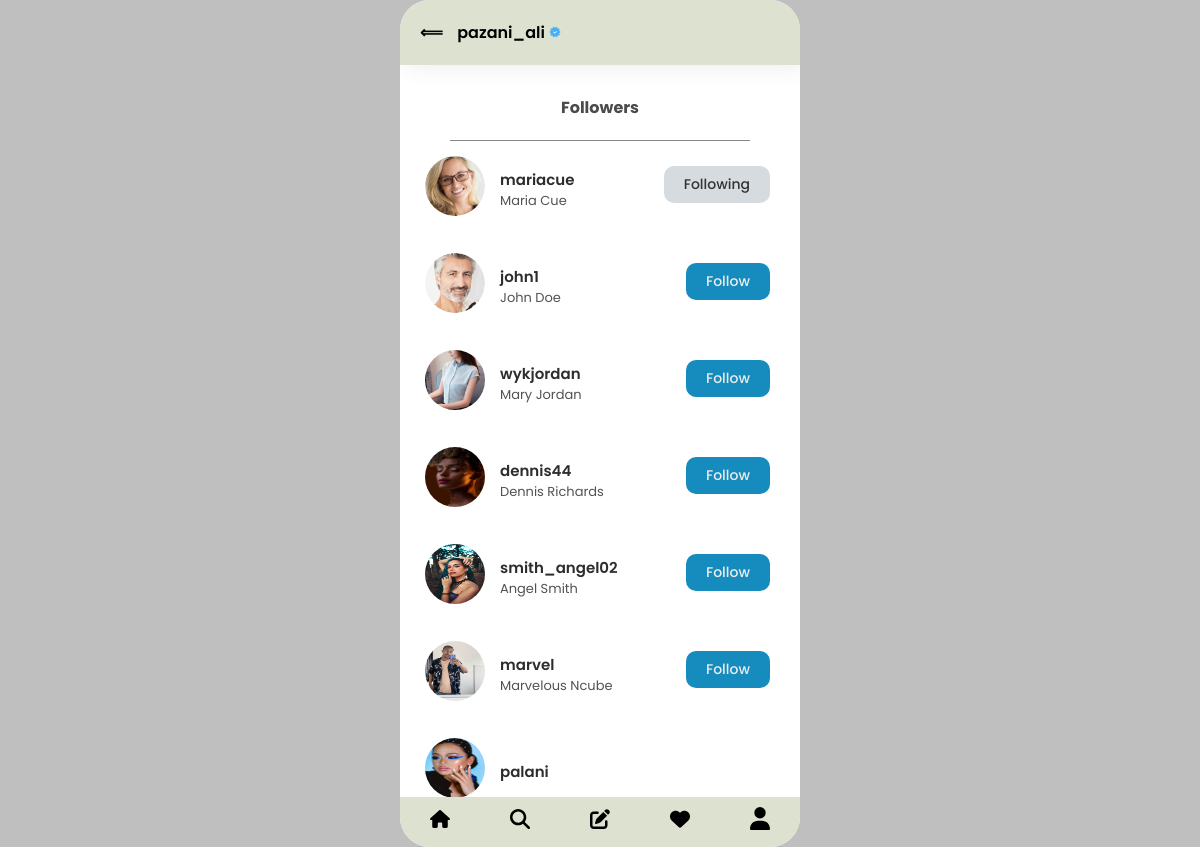
Page /viewfollowers/6 (signed in) on the earlier database version.
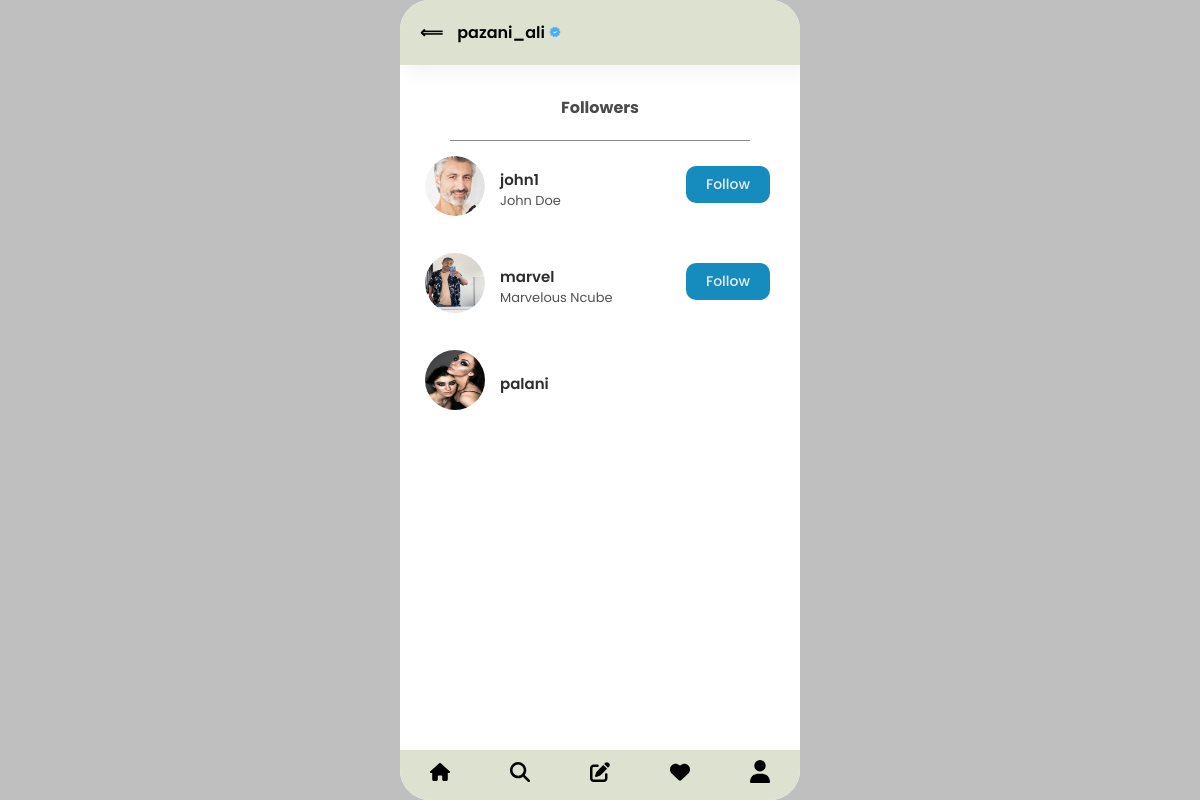
Same page on the later database version.
### core/models.py (models this page shows, shortened)
class Profile(models.Model):
    user = models.OneToOneField(User, on_delete=models.CASCADE)
    bio = models.TextField(max_length=500, blank=True)
    profile_picture = models.ImageField(upload_to='profile_pictures/', default='default/default_image.png')
    location = models.CharField(max_length=100, blank=True)
    verified = models.BooleanField(default=False)

class FollowersManager(models.Model):
    follower = models.ForeignKey(Profile, related_name='following', on_delete=models.CASCADE)
    followed = models.ForeignKey(Profile, related_name='followers', on_delete=models.CASCADE)
    created_at = models.DateTimeField(auto_now_add=True)
    class Meta:
        unique_together = ('follower', 'followed')

### core/views.py (the view)
# urls.py: path('viewfollowers/<int:user_id>', views.followers_view_page ,name='viewfollowers'),
@login_required(login_url='core:login')
def followers_view_page(request, user_id):
    user = User.objects.get(id=user_id)
    profile = Profile.objects.get(user=user)
    currentProf = Profile.objects.get(user=request.user)
    followers = FollowersManager.objects.filter(followed=profile)
    following = FollowersManager.objects.filter(follower=currentProf).values_list('followed', flat=True)
    context = {'user':profile, 'followers':followers, 'following':following}
    return render(request, 'core/followers.html', context)

### core/templates/core/followers.html (shortened to what this page needs)
{% extends "core/base.html" %}
{% load static %}
{% block content %}
    <nav id="followViewNav">
        <div id="arrowAndusername">
            <a onclick="goBack()" style="text-decoration: none;color: black;"  href="#"><span id="arrowLeft">&Longleftarrow;</span></a>
            <span id="navUsername">{{user.user.username}}</span>
            {% if user.verified %}
                <img src="{% static 'svg/verified.png' %}" width="12px">
            {% endif %}
        </div>
    </nav>
    <div id="followersHeader">
        <span>Followers</span>
    </div>
    <div id="container-underlinerFollowers">
        <div id="underlinerFollowers"></div>
    </div>
    <div id="followersFeedView">
        {% for profile in followers %}
            <div class="followers-Contaner">
                <div class="userProfImg">
                    <img src="{{profile.follower.profile_picture.url}}">
                </div>
                <div class="userProfInfo">
                    <span>{{profile.follower.user.username}}</span>
                    <span>{{profile.follower.user.first_name}} {{profile.follower.user.last_name}}</span>
                </div>
                <div class="follow-btns">
                {% if profile.follower.user != request.user %}
                    {% if profile.follower.id in following %}
                        <a href="#" class="Actualfollowingbtns follBtns" userId="{{profile.follower.user.id}}">Following</a>
                    {% else %}
                        <a href="#" class="Actualfollowbtns follBtns" userId="{{profile.follower.user.id}}">Follow</a>
                    {% endif %}
                {% endif %}
                </div>
            </div>
        {% endfor %}
    </div>
    {% include "core/Nav.html" %}
{% endblock content %}

### core/templates/core/base.html (shortened to what this page needs)
<!DOCTYPE html>
{% load static %}
<html lang="en">
<head>
    <link rel="stylesheet" href="{% static 'css/main.css' %}">
    <link rel="stylesheet" href="{% static 'css/follow.css' %}">
</head>
<body>
    <div class="app">
        {% block content %}
        {% endblock content %}
    </div>
</body>
</html>

### core/templates/core/Nav.html
{% load static %}
<nav>
    <div class="navbar">
        <a href="/"><img src="{% static 'svg/house-solid.svg' %}"></a>
        <a href=""><img src="{% static 'svg/magnifying-glass-solid.svg' %}"></a>
        <a href="{% url 'core:createPost' %}"><img src="{% static 'svg/pen-to-square-solid.svg' %}"></a>
        <a href=""><img src="{% static 'svg/heart-solid.svg' %}"></a>
        <a href="{% url 'core:posterprofile' request.user.id %}"><img src="{% static 'svg/user-solid.svg' %}"></a>
    </div>
</nav>

### static/css/main.css (style rules this page uses)
body { margin: 0; padding: 0; background-color: #bfbfbf; display: flex; justify-content: center; height: 100vh; align-items: center; color: rgb(0, 0, 0); font-family: 'Poppins', sans-serif; }
.app { position: relative; height: 100vh; width: 100vw; border-radius: 30px; background-color: #ffffff; padding: 0; overflow-y: scroll; transition: 1s ease-in-out; }
@media (min-width: 600px) { .app { width: 400px; } }
nav .navbar { position: absolute; display: flex; height: 50px; width: 100%; bottom: 0; justify-content: space-around; align-items: center; background-color: #dde2d0; }
nav .navbar a img { width: 20px; }

### static/css/follow.css (style rules this page uses)
.app #followViewNav { padding: 20px 0; width: 100%; box-shadow: 5px 5px 20px rgba(0,0,0,0.06); display: flex; justify-content: space-between; position: sticky; top: 0; z-index: 990; background-color: #dde2d0; }
.app #followViewNav #arrowAndusername { padding: 0 20px; }
.app #followViewNav #arrowAndusername #arrowLeft { margin-right: 10px; font-weight: 600; }
.app #followViewNav #arrowAndusername #navUsername { font-weight: 600; }
.app #followersHeader { margin: 20px 0; margin-top: 30px; width: 100%; display: flex; justify-content: center; align-items: center; }
.app #followersHeader span { font-weight: bold; color: rgb(75, 75, 75); }
.app #container-underlinerFollowers { width: 100%; display: flex; justify-content: center; align-items: center; }
.app #container-underlinerFollowers #underlinerFollowers { width: 75%; height: 1px; background-color: rgb(137, 137, 137); }
.app #followersFeedView { width: 100%; height: 79%; overflow-y: scroll; }
.app #followersFeedView .followers-Contaner { display: flex; flex-direction: row; padding: 15px 25px; position: relative; }
.app #followersFeedView .followers-Contaner .userProfImg img { width: 60px; height: 60px; border-radius: 50%; }
.app #followersFeedView .followers-Contaner .userProfInfo { display: flex; justify-content: center; flex-direction: column; margin-left: 15px; }
.app #followersFeedView .followers-Contaner .userProfInfo span:first-child { font-size: 15px; color: rgb(45, 45, 45); font-weight: 600; }
.app #followersFeedView .followers-Contaner .userProfInfo span:last-child { font-size: 13px; color: rgb(82, 82, 82); }
.app #followersFeedView .followers-Contaner .follow-btns { display: flex; align-items: center; justify-content: center; position: absolute; right: 30px; top: 25px; }
.app #followersFeedView .followers-Contaner .follow-btns .Actualfollowbtns { color: rgb(236, 236, 236); background-color: #158bbe; padding: 8px 20px; text-decoration: none; border-radius: 10px; font-size: 14px; font-weight: 500; }

Differences in the rows shown:
removed FollowersManager: follower.profile_picture (picture), follower.user.username "mariacue", follower.user.first_name "Maria", follower.user.last_name "Cue"
removed FollowersManager: follower.profile_picture (picture), follower.user.username "wykjordan", follower.user.first_name "Mary", follower.user.last_name "Jordan"
removed FollowersManager: follower.profile_picture (picture), follower.user.username "dennis44", follower.user.first_name "Dennis", follower.user.last_name "Richards"
removed FollowersManager: follower.profile_picture (picture), follower.user.username "smith_angel02", follower.user.first_name "Angel", follower.user.last_name "Smith"
changed through a linked row, FollowersManager "palani": follower.profile_picture: a different picture
